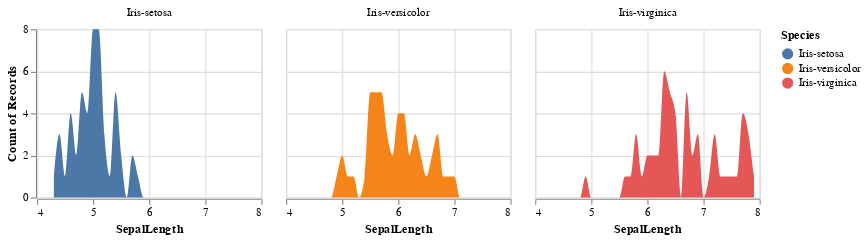

Write notebook code for a chart like this one.
### Code cell
alt.Chart(iris).mark_area(interpolate='monotone').encode(
    x='SepalLength:Q',
    y='count(SepalLength):Q',
    color='Species:N',
    facet=alt.Facet('Species:N', title=None)
).properties(width=200, height=150)

### Figure 1 — Vega-Lite specification as saved in the notebook (floating-point values rounded to 4 significant figures; data arrays with more than 128 entries replaced by an {"elided": "..."} marker saying what was removed)
{"config": {"view": {"continuousWidth": 400, "continuousHeight": 300}}, "data": {"name": "data-17573b73165b324fe49516a27bcc2ed5"}, "mark": {"type": "area", "interpolate": "monotone"}, "encoding": {"color": {"type": "nominal", "field": "Species"}, "facet": {"type": "nominal", "field": "Species", "title": null}, "x": {"type": "quantitative", "field": "SepalLength"}, "y": {"type": "quantitative", "aggregate": "count", "field": "SepalLength"}}, "height": 150, "width": 200, "$schema": "https://vega.github.io/schema/vega-lite/v4.8.1.json", "datasets": {"data-17573b73165b324fe49516a27bcc2ed5": {"elided": "150 records"}}}
